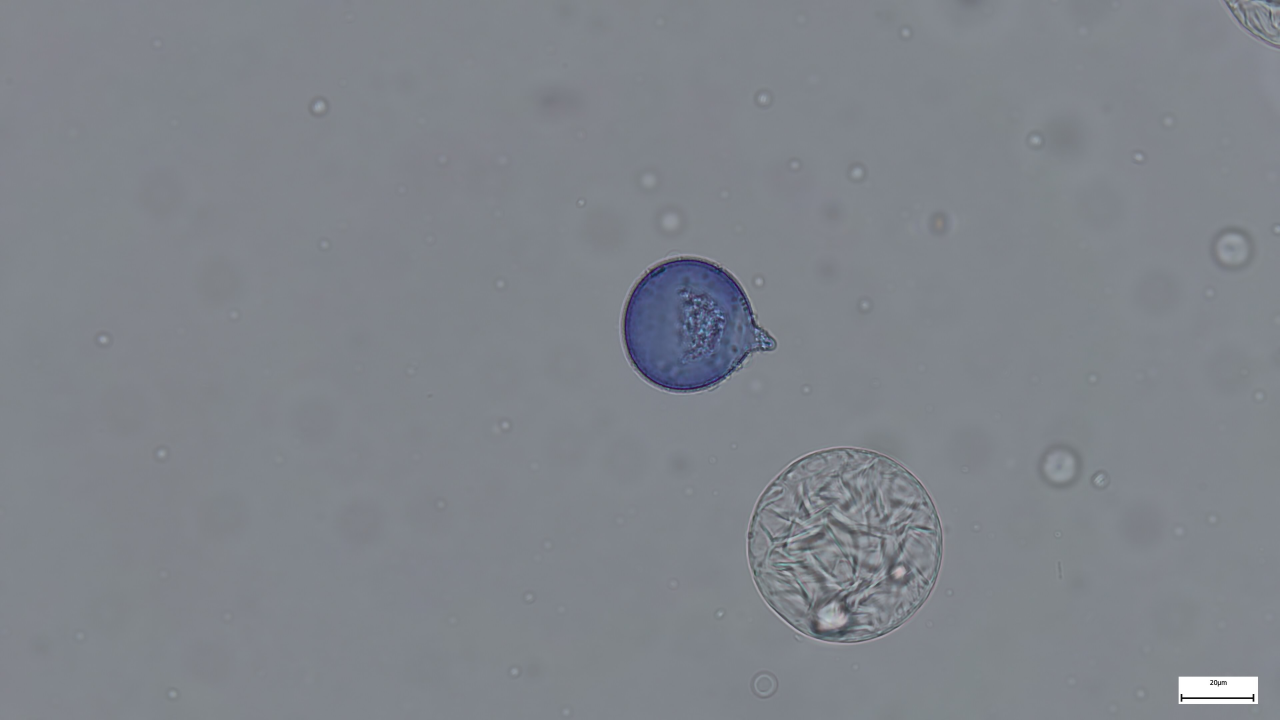
#> input picture pollen_picture_folder/Snap_2025-03-24_azumi_2_250.jpg, 3840 x 2160 px (shown at 1/3 size); its folder holds only this picture in this run
$ python 01_round_detect_400_dbscan_IFAR_v2.py
#> lines starting #> are read from the running program, lines starting #| are printed output that depends on the picture
"""
round_detect_400_dbscan_IFAR.py

Detect (approximately) circular objects (e.g., pollen grains) in 400x bright-field microscope images
using HoughCircles, merge duplicate detections with DBSCAN, and crop square patches around each
detected object. Optionally logs (x, y, r) and output filenames to CSV.

Author: (add your name)
License: (add a license, e.g., MIT)
"""

from __future__ import annotations

import argparse
import csv
import logging
from dataclasses import dataclass
from datetime import datetime
from pathlib import Path
from typing import Iterable, List, Optional, Sequence, Tuple

import cv2
import numpy as np
from sklearn.cluster import DBSCAN


LOGGER = logging.getLogger(__name__)


@dataclass(frozen=True)
class Circle:
    x: int
    y: int
    r: int


@dataclass(frozen=True)
class CropItem:
    circle: Circle
    crop: np.ndarray


def round_detect(
    image_bgr: np.ndarray,
    *,
    blur_ksize: Tuple[int, int] = (13, 13),
    hough_dp: float = 1.0,
    hough_min_dist: float = 10.0,
    canny_high_threshold: float = 50.0,
    accumulator_threshold: float = 40.0,
    min_radius: int = 50,
    max_radius: int = 350,
) -> np.ndarray:
    """
    Detect circles in a BGR image via HoughCircles.

    Returns:
        circles: ndarray shape (N, 3) with columns [x, y, r], dtype=int
                 Returns an empty array if nothing is detected.
    """
    if image_bgr is None or image_bgr.size == 0:
        return np.empty((0, 3), dtype=int)

    gray = cv2.cvtColor(image_bgr, cv2.COLOR_BGR2GRAY)
    blur = cv2.GaussianBlur(gray, blur_ksize, 0)

    circles = cv2.HoughCircles(
        blur,
        cv2.HOUGH_GRADIENT,
        dp=hough_dp,
        minDist=hough_min_dist,
        param1=canny_high_threshold,
        param2=accumulator_threshold,
        minRadius=min_radius,
        maxRadius=max_radius,
    )

    if circles is None:
        return np.empty((0, 3), dtype=int)

    circles = np.round(circles[0]).astype(int)
    return circles


def combine_duplicates_dbscan(
    circles: np.ndarray,
    *,
    eps: float = 100.0,
    min_samples: int = 1,
) -> np.ndarray:
    """
    Merge near-duplicate circle detections using DBSCAN on center coordinates.

    Args:
        circles: ndarray shape (N, 3) [x, y, r]
        eps: maximum distance between centers to be clustered as the same object (pixels)
        min_samples: DBSCAN parameter

    Returns:
        merged: ndarray shape (K, 3) [x, y, r]
    """
    if circles is None or len(circles) == 0:
        return np.empty((0, 3), dtype=int)

    circles = np.round(circles).astype(int)

    coords = circles[:, :2]
    clustering = DBSCAN(eps=eps, min_samples=min_samples).fit(coords)
    labels = clustering.labels_

    merged: List[List[int]] = []
    for label in sorted(set(labels)):
        group = circles[labels == label]
        avg_x = int(np.mean(group[:, 0]))
        avg_y = int(np.mean(group[:, 1]))
        avg_r = int(np.mean(group[:, 2]))
        merged.append([avg_x, avg_y, avg_r])

    return np.array(merged, dtype=int)


def crop_squares(
    circles: np.ndarray,
    image_bgr: np.ndarray,
    *,
    scale: float = 2.0,
) -> List[CropItem]:
    """
    Crop square regions around circles.

    The crop box is:
        x in [x - scale*r, x + scale*r]
        y in [y - scale*r, y + scale*r]

    Returns:
        List of CropItem(circle, crop). Items that would produce an empty crop are skipped.
    """
    if image_bgr is None or image_bgr.size == 0 or circles is None or len(circles) == 0:
        return []

    height, width = image_bgr.shape[:2]
    items: List[CropItem] = []

    for (x, y, r) in circles:
        x, y, r = int(x), int(y), int(r)
        half = int(round(scale * r))

        x0 = max(x - half, 0)
        x1 = min(x + half, width)
        y0 = max(y - half, 0)
        y1 = min(y + half, height)

        if x1 <= x0 or y1 <= y0:
            LOGGER.debug("Skip invalid crop range: (x=%s,y=%s,r=%s)", x, y, r)
            continue

        crop = image_bgr[y0:y1, x0:x1]
        if crop.size == 0:
            LOGGER.debug("Skip blank crop: (x=%s,y=%s,r=%s)", x, y, r)
            continue

        items.append(CropItem(Circle(x, y, r), crop))

    return items


# [7 lines left out: function draw_circles, not called in this run]


def ensure_dir(path: Path) -> None:
    path.mkdir(parents=True, exist_ok=True)


def make_output_dir(base: Optional[Path] = None) -> Path:
    ts = datetime.now().strftime("%Y%m%d_%H%M%S%f")
    out = (base if base is not None else Path.cwd()) / f"output_{ts}"
    ensure_dir(out)
    return out


def make_crop_filename(
    *,
    original_stem: str,
    idx: int,
    timestamp: str,
    deterministic: bool,
) -> str:
    if deterministic:
        return f"{original_stem}_crop_{idx:03d}.jpg"
    return f"cropped_image_{timestamp}_{idx}.jpg"


def process_one_image(
    image_path: Path,
    output_dir: Path,
    csv_writer: Optional[csv.writer],
    *,
    dbscan_eps: float,
    dbscan_min_samples: int,
    blur_ksize: Tuple[int, int],
    hough_dp: float,
    hough_min_dist: float,
    canny_high_threshold: float,
    accumulator_threshold: float,
    min_radius: int,
    max_radius: int,
    crop_scale: float,
    deterministic_names: bool,
    save_debug_overlay: bool,
) -> int:
    """
    Returns number of crops saved.
    """
    image = cv2.imread(str(image_path))
    if image is None:
        LOGGER.warning("Failed to read image: %s", image_path)
        return 0

    circles = round_detect(
        image,
        blur_ksize=blur_ksize,
        hough_dp=hough_dp,
        hough_min_dist=hough_min_dist,
        canny_high_threshold=canny_high_threshold,
        accumulator_threshold=accumulator_threshold,
        min_radius=min_radius,
        max_radius=max_radius,
    )

    if len(circles) == 0:
        LOGGER.info("No circles detected: %s", image_path.name)
        return 0

    merged = combine_duplicates_dbscan(circles, eps=dbscan_eps, min_samples=dbscan_min_samples)
    items = crop_squares(merged, image, scale=crop_scale)

    if save_debug_overlay:
        overlay = draw_circles(image, merged)
        overlay_path = output_dir / f"{image_path.stem}_overlay.jpg"
        cv2.imwrite(str(overlay_path), overlay)

    ts = datetime.now().strftime("%Y%m%d_%H%M%S%f")
    saved = 0
    for i, item in enumerate(items):
        fname = make_crop_filename(
            original_stem=image_path.stem,
            idx=i,
            timestamp=ts,
            deterministic=deterministic_names,
        )
        out_path = output_dir / fname
        ok = cv2.imwrite(str(out_path), item.crop)
        if not ok:
            LOGGER.warning("Failed to write crop: %s", out_path)
            continue

        saved += 1
        if csv_writer is not None:
            csv_writer.writerow([image_path.name, item.circle.x, item.circle.y, item.circle.r, fname])

    LOGGER.info("Saved %d crops from %s", saved, image_path.name)
    return saved


def parse_args() -> argparse.Namespace:
    p = argparse.ArgumentParser(
        description="Detect circular objects (400x) using HoughCircles + DBSCAN and crop squares."
    )
    p.add_argument(
        "--input_dir",
        type=Path,
        default=Path("pollen_picture_folder"),
        help="Folder containing .jpg images (default: pollen_picture_folder).",
    )
    p.add_argument(
        "--output_dir",
        type=Path,
        default=None,
        help="Output folder. If omitted, creates output_<timestamp> in current directory.",
    )
    p.add_argument(
        "--write_csv",
        action="store_true",
        help="Write CSV log (original_filename,x,y,r,cropped_filename) into output_dir.",
    )
    p.add_argument(
        "--csv_name",
        type=str,
        default=None,
        help="CSV filename (default: <input_dir_name>_circle_data.csv).",
    )
    p.add_argument("--dbscan_eps", type=float, default=100.0)
    p.add_argument("--dbscan_min_samples", type=int, default=1)

    # Hough / preprocessing
    p.add_argument("--blur", type=int, default=13, help="GaussianBlur kernel size (odd integer).")
    p.add_argument("--hough_dp", type=float, default=1.0)
    p.add_argument("--hough_min_dist", type=float, default=10.0)
    p.add_argument("--canny_high", type=float, default=50.0)
    p.add_argument("--hough_thresh", type=float, default=40.0)
    p.add_argument("--min_radius", type=int, default=50)
    p.add_argument("--max_radius", type=int, default=350)

    # crop
    p.add_argument("--crop_scale", type=float, default=2.0, help="Crop half-width as scale*r.")
    p.add_argument(
        "--deterministic_names",
        action="store_true",
        help="Use stable filenames: <original>_crop_###.jpg (recommended for reproducibility).",
    )
    p.add_argument(
        "--save_debug_overlay",
        action="store_true",
        help="Save <original>_overlay.jpg with detected circles drawn.",
    )

    p.add_argument(
        "--log_level",
        default="INFO",
        choices=["DEBUG", "INFO", "WARNING", "ERROR"],
        help="Logging verbosity.",
    )
    return p.parse_args()


def main() -> None:
    args = parse_args()
    logging.basicConfig(level=getattr(logging, args.log_level), format="%(levelname)s: %(message)s")

    input_dir: Path = args.input_dir
    if not input_dir.exists() or not input_dir.is_dir():
        raise FileNotFoundError(f"input_dir not found or not a directory: {input_dir}")

    output_dir: Path
    if args.output_dir is None:
        output_dir = make_output_dir()
    else:
        output_dir = args.output_dir
        ensure_dir(output_dir)

    # deterministic ordering is good practice for research code
    image_paths = sorted([p for p in input_dir.iterdir() if p.suffix.lower() in {".jpg", ".jpeg"}])

    csv_writer: Optional[csv.writer] = None
    csv_file = None

    if args.write_csv:
        csv_name = args.csv_name or f"{input_dir.name}_circle_data.csv"
        csv_path = output_dir / csv_name
        csv_file = open(csv_path, mode="w", newline="", encoding="utf-8")
        csv_writer = csv.writer(csv_file)
        csv_writer.writerow(["original_filename", "x", "y", "r", "cropped_filename"])
        LOGGER.info("Writing CSV: %s", csv_path)

    blur = int(args.blur)
    if blur % 2 == 0:
        raise ValueError("--blur must be an odd integer (e.g., 11, 13, 15).")

    total_saved = 0
    try:
        for image_path in image_paths:
            total_saved += process_one_image(
                image_path,
                output_dir,
                csv_writer,
                dbscan_eps=args.dbscan_eps,
                dbscan_min_samples=args.dbscan_min_samples,
                blur_ksize=(blur, blur),
                hough_dp=args.hough_dp,
                hough_min_dist=args.hough_min_dist,
                canny_high_threshold=args.canny_high,
                accumulator_threshold=args.hough_thresh,
                min_radius=args.min_radius,
                max_radius=args.max_radius,
                crop_scale=args.crop_scale,
                deterministic_names=args.deterministic_names,
                save_debug_overlay=args.save_debug_overlay,
            )
#> in process_one_image, image is the input picture: shape (2160, 3840, 3); mean B, G, R 139.1, 132.6, 128.1
#> in round_detect, `circles = cv2.HoughCircles( blur, cv2.HOUGH_GRADIENT, dp=hough_dp, min..`: circles = 533 rows, first 8: [2535.5, 1634.5, 291.7], [2535.5, 1645.5, 289.5], [2520.5, 1634.5, 285.4], [2531.5, 1616.5, 273], [2065.5, 973.5, 195.5], [2534.5, 1658.5, 277.6], [2051.5, 977.5, 201.2], [2537.5, 1624.5, 289.9]
#> in round_detect, `circles = np.round(circles[0]).astype(int)`: circles = 533 rows, first 8: [2536, 1634, 292], [2536, 1646, 290], [2520, 1634, 285], [2532, 1616, 273], [2066, 974, 196], [2534, 1658, 278], [2052, 978, 201], [2538, 1624, 290]
#> in combine_duplicates_dbscan, `coords = circles[:, :2]`: coords = 533 pairs, first value 1984 to 2698, second value 888 to 1838
#> in combine_duplicates_dbscan, `labels = clustering.labels_`: labels = 533 values, max 1 at index 4, min 0 at index 0, mean 0.174
#> the loop in combine_duplicates_dbscan, `for label in sorted(set(labels)):` made 2 passes
#> (avg_x, avg_y, avg_r) on passes 1 to 2: (2491, 1629, 161), (2057, 976, 152)
#> after the loop in combine_duplicates_dbscan, `for label in sorted(set(labels)):`: merged = [[2491, 1629, 161], [2057, 976, 152]]
#> the loop in crop_squares, `for (x, y, r) in circles:` made 2 passes
#> (x, y, r, half, x0, x1, y0, y1) on passes 1 to 2: (2491, 1629, 161, 322, 2169, 2813, 1307, 1951), (2057, 976, 152, 304, 1753, 2361, 672, 1280)
#> pass 1, in crop_squares, `crop = image_bgr[y0:y1, x0:x1]`:
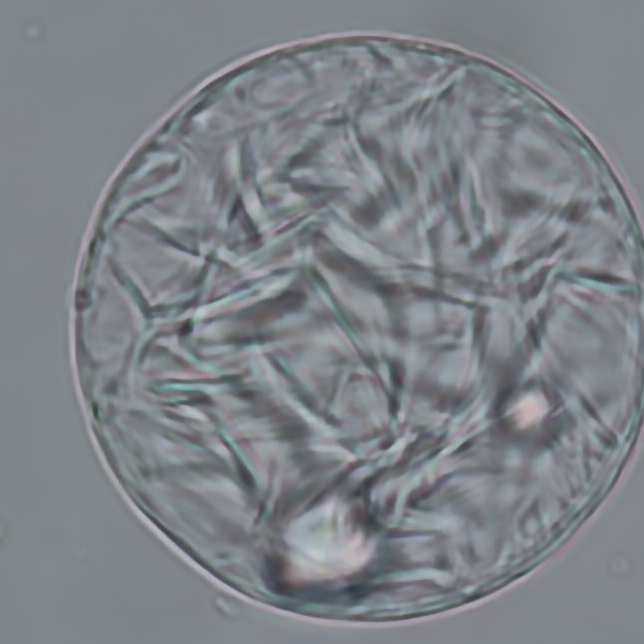
#> crop: shape (644, 644, 3); mean B, G, R 136.2, 130.4, 126.1
#> pass 2, in crop_squares, `crop = image_bgr[y0:y1, x0:x1]`:
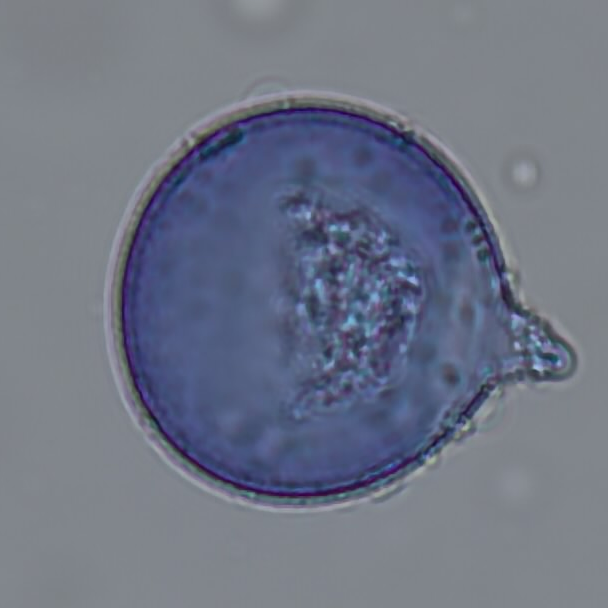
#> crop: shape (608, 608, 3); mean B, G, R 133.3, 116.6, 110.2
#> after the loop in crop_squares, `for (x, y, r) in circles:`: items = 2 items
#> the loop in process_one_image, `for i, item in enumerate(items):` made 2 passes
#> saved on passes 1 to 2: 1, 2
#> after the loop in process_one_image, `for i, item in enumerate(items):`: saved = 2
#> total_saved = 2
    finally:
        if csv_file is not None:
            csv_file.close()

    LOGGER.info("Done. Total crops saved: %d", total_saved)
    LOGGER.info("Output dir: %s", output_dir)


if __name__ == "__main__":
    main()

$ run again, on pollen_picture_folder/Snap_2025-03-24_azumi_2_269.jpg
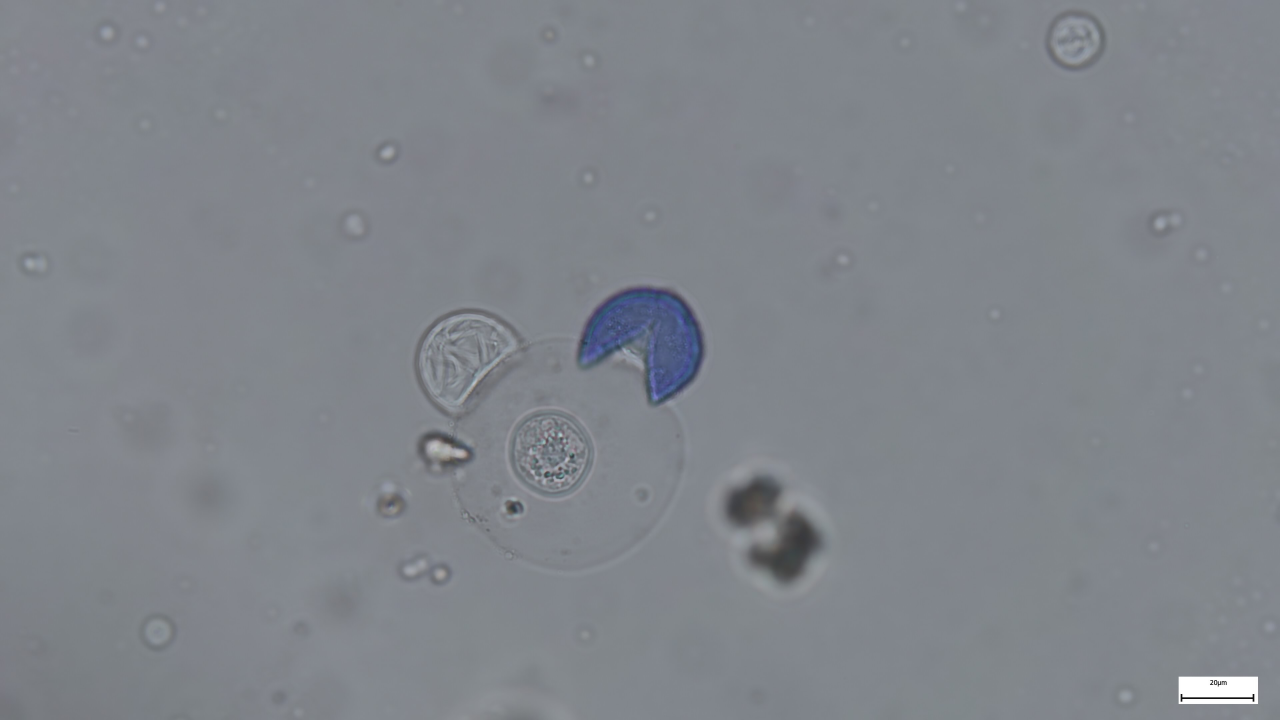
#> input picture pollen_picture_folder/Snap_2025-03-24_azumi_2_269.jpg, 3840 x 2160 px (shown at 1/3 size)
#> in process_one_image, image is the input picture: shape (2160, 3840, 3); mean B, G, R 139.1, 132.9, 128.5
#> in round_detect, `circles = cv2.HoughCircles( blur, cv2.HOUGH_GRADIENT, dp=hough_dp, min..`: circles = [[1408.5, 1068.5, 127.5]]
#> in round_detect, `circles = np.round(circles[0]).astype(int)`: circles = [[1408, 1068, 128]]
#> coords = [[1408, 1068]]
#> labels = [0]
#> the loop in combine_duplicates_dbscan, `for label in sorted(set(labels)):` made 1 pass
#> after the loop in combine_duplicates_dbscan, `for label in sorted(set(labels)):`: merged = [[1408, 1068, 128]]
#> the loop in crop_squares, `for (x, y, r) in circles:` made 1 pass
#> (x, y, r, half, x0, x1, y0, y1) on pass 1: (1408, 1068, 128, 256, 1152, 1664, 812, 1324)
#> pass 1, in crop_squares, `crop = image_bgr[y0:y1, x0:x1]`:
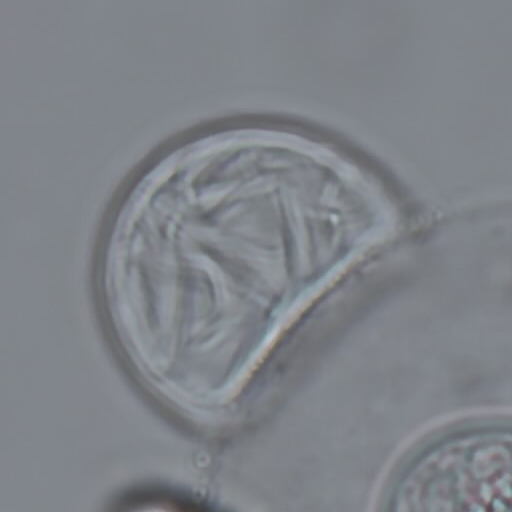
#> crop: shape (512, 512, 3); mean B, G, R 136.8, 130.9, 127
#> after the loop in crop_squares, `for (x, y, r) in circles:`: items = 1 item
#> the loop in process_one_image, `for i, item in enumerate(items):` made 1 pass
#> saved on pass 1: 1
#> after the loop in process_one_image, `for i, item in enumerate(items):`: saved = 1

$ run again, on pollen_picture_folder/Snap_2025-03-24_azumi_2_274.jpg
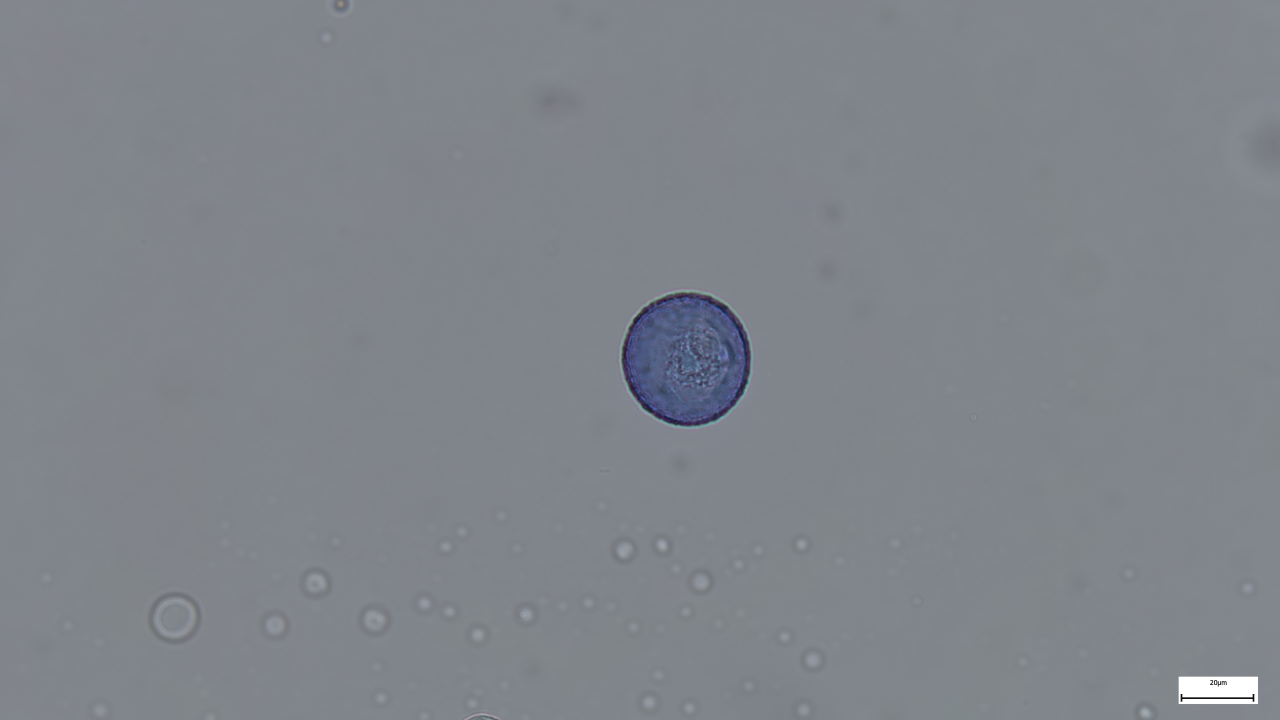
#> input picture pollen_picture_folder/Snap_2025-03-24_azumi_2_274.jpg, 3840 x 2160 px (shown at 1/3 size)
#> in process_one_image, image is the input picture: shape (2160, 3840, 3); mean B, G, R 139.1, 132.6, 128.1
#> in round_detect, `circles = cv2.HoughCircles( blur, cv2.HOUGH_GRADIENT, dp=hough_dp, min..`: circles = 42 rows, first 8: [2058.5, 1071.5, 193.3], [2049.5, 1078.5, 185], [2058.5, 1086.5, 192.1], [2068.5, 1074.5, 202.7], [2065.5, 1094.5, 183.9], [2039.5, 1078.5, 211.7], [2061.5, 1061.5, 185.1], [2080.5, 1065.5, 216.2]
#> in round_detect, `circles = np.round(circles[0]).astype(int)`: circles = 42 rows, first 8: [2058, 1072, 193], [2050, 1078, 185], [2058, 1086, 192], [2068, 1074, 203], [2066, 1094, 184], [2040, 1078, 212], [2062, 1062, 185], [2080, 1066, 216]
#> coords = 42 pairs, first value 2016 to 2114, second value 1020 to 1116
#> labels = 42 values from 0 to 0
#> the loop in combine_duplicates_dbscan, `for label in sorted(set(labels)):` made 1 pass
#> (avg_x, avg_y, avg_r) on pass 1: (2064, 1073, 141)
#> after the loop in combine_duplicates_dbscan, `for label in sorted(set(labels)):`: merged = [[2064, 1073, 141]]
#> the loop in crop_squares, `for (x, y, r) in circles:` made 1 pass
#> (x, y, r, half, x0, x1, y0, y1) on pass 1: (2064, 1073, 141, 282, 1782, 2346, 791, 1355)
#> pass 1, in crop_squares, `crop = image_bgr[y0:y1, x0:x1]`:
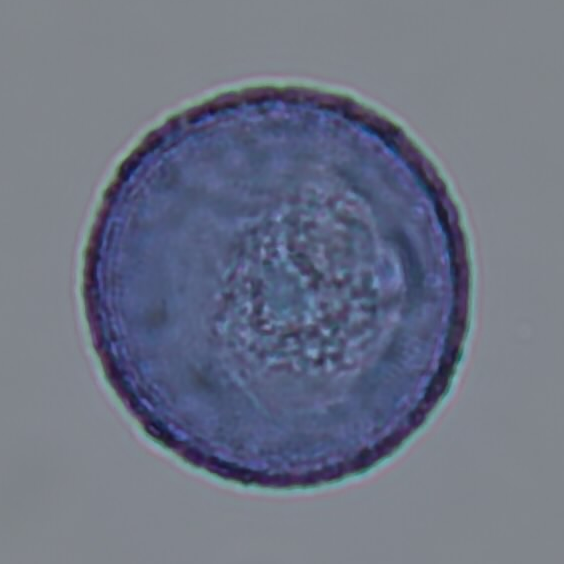
#> crop: shape (564, 564, 3); mean B, G, R 132.6, 114.5, 108
#> after the loop in crop_squares, `for (x, y, r) in circles:`: items = 1 item
#> the loop in process_one_image, `for i, item in enumerate(items):` made 1 pass
#> saved on pass 1: 1
#> after the loop in process_one_image, `for i, item in enumerate(items):`: saved = 1
